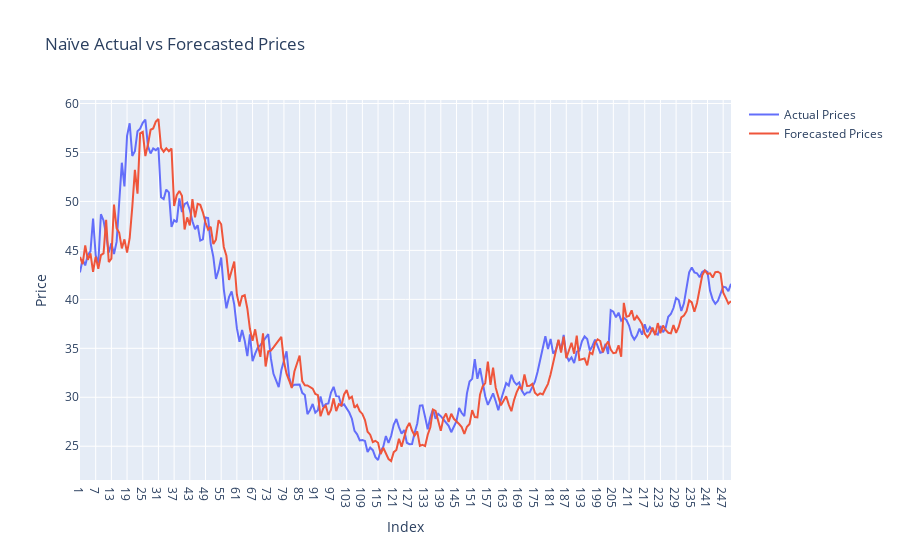

Here is the notebook cell this chart was saved with:
### Code cell
%R -o hub1_forecast_comparison

actual_trace = go.Scatter(
    x=hub1_forecast_comparison.index,
    y=hub1_forecast_comparison['Actual'],
    mode='lines',
    name='Actual Prices'
)

forecasted_trace = go.Scatter(
    x=hub1_forecast_comparison.index,
    y=hub1_forecast_comparison['Forecasted'],
    mode='lines',
    name='Forecasted Prices'
)

# Create the plot
layout = go.Layout(
    title='Naïve Actual vs Forecasted Prices',
    xaxis=dict(title='Index'),
    yaxis=dict(title='Price'),
)

fig = go.Figure(data=[actual_trace, forecasted_trace], layout=layout)
fig.show()

### Figure 1 — Plotly figure (JSON) as saved in the notebook; plotly's stock layout.template omitted (floating-point values rounded to 4 significant figures; data arrays with more than 128 entries replaced by an {"elided": "..."} marker saying what was removed)
{"data": [{"mode": "lines", "name": "Actual Prices", "type": "scatter", "x": {"elided": "250 str values"}, "y": {"elided": "250 float values"}}, {"mode": "lines", "name": "Forecasted Prices", "type": "scatter", "x": {"elided": "250 str values"}, "y": {"elided": "250 float values"}}], "layout": {"title": {"text": "Naïve Actual vs Forecasted Prices"}, "xaxis": {"title": {"text": "Index"}}, "yaxis": {"title": {"text": "Price"}}}}
